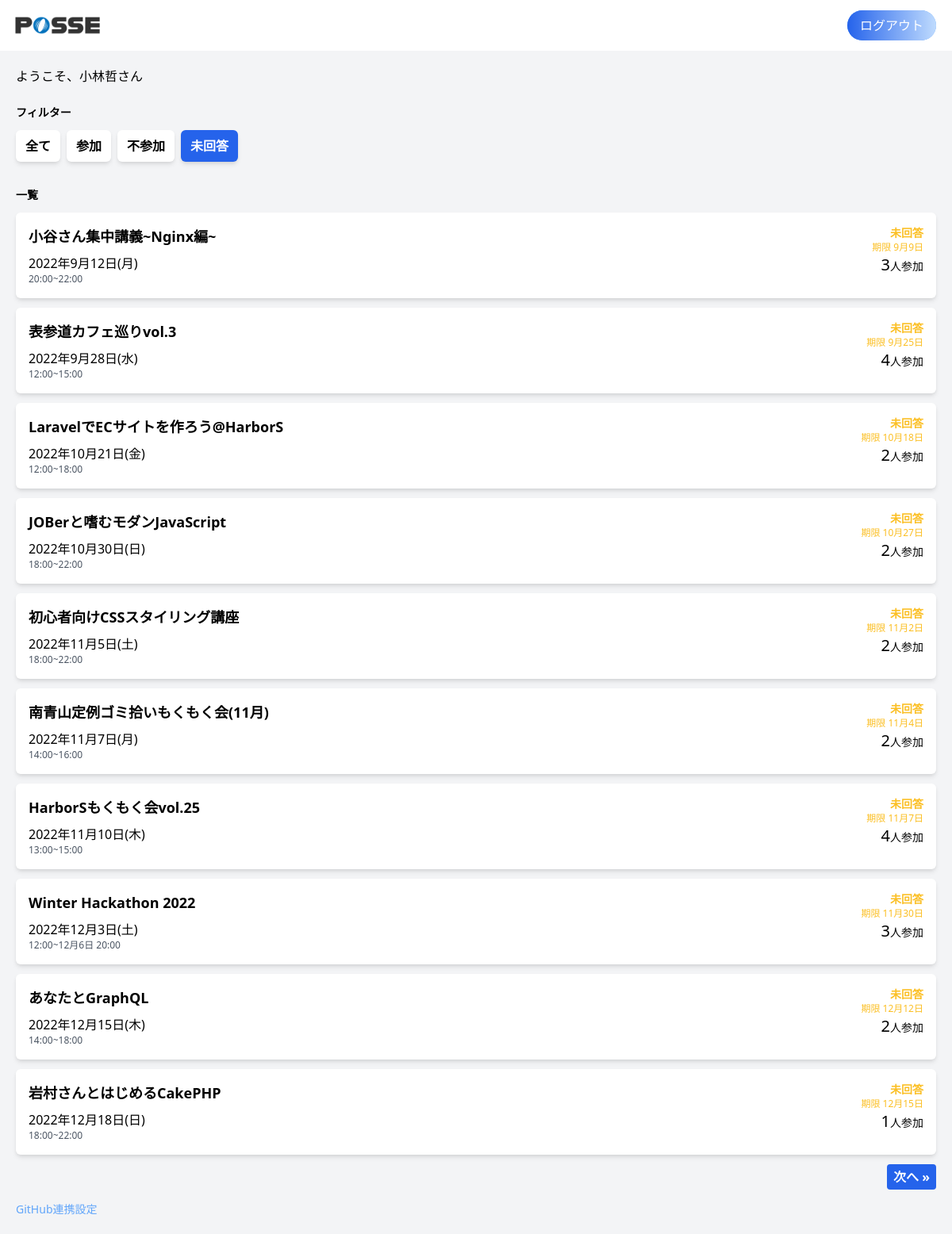
The app's page /?status=not_submitted (signed in) with its own data.
### tables this page shows
CREATE TABLE events (
  id INT AUTO_INCREMENT NOT NULL PRIMARY KEY,
  name VARCHAR(255) NOT NULL,
  start_at DATETIME,
  end_at DATETIME,
  detail VARCHAR(255),
  created_at DATETIME DEFAULT CURRENT_TIMESTAMP,
  updated_at DATETIME DEFAULT CURRENT_TIMESTAMP ON UPDATE CURRENT_TIMESTAMP,
  deleted_at DATETIME
);

### src/index.php (the view, shortened to what this page needs)
<?php
require('dbconnect.php');
$stmt = $db->query('SELECT events.id, events.name, events.start_at, events.end_at, count(status = "presence" or null) AS total_participants FROM events LEFT JOIN event_attendance ON events.id = event_attendance.event_id GROUP BY events.id ORDER BY events.start_at ASC');
$events = $stmt->fetchAll();
$stmt = $db->prepare('SELECT event_id, status FROM event_attendance WHERE user_id = ?');
$stmt->execute([$_SESSION['user_id']]);
$eventAttendances = $stmt->fetchAll();
$stmt = $db->prepare('SELECT event_id FROM event_attendance WHERE user_id = ? AND status="not_submitted"');
$stmt->execute([$_SESSION['user_id']]);
$eventNotsubmittedId = $stmt->fetchAll();
$pageStatus = isset($_GET['status']) ? htmlspecialchars($_GET['status']) : '';
if ($pageStatus === 'not_submitted') {
  $eventNotsubmittedArray = [];
  foreach ($events as $event) {
    foreach ($eventNotsubmittedId as $ID) {
      if ($event['id'] === $ID['event_id']) {
        array_push($eventNotsubmittedArray, $event);
        break;
      }
    }
  }
}
function get_day_of_week($w)
{
  $day_of_week_list = ['日', '月', '火', '水', '木', '金', '土'];
  return $day_of_week_list["$w"];
}
?>
<!DOCTYPE html>
<html lang="ja">
<head>
  <link href="https://unpkg.com/tailwindcss@^2/dist/tailwind.min.css" rel="stylesheet">
</head>
<body>
  <header class="h-16">
    <div class="flex justify-between items-center w-full h-full mx-auto pl-2 pr-5">
      <div class="h-full">
        <img src="img/header-logo.png" alt="" class="h-full">
      </div>
      <div>
        <a href="/auth/logout" class="text-white bg-blue-400 px-4 py-2 rounded-3xl bg-gradient-to-r from-blue-600 to-blue-200">ログアウト</a>
      </div>
    </div>
  </header>
  <main class="bg-gray-100">
    <div class="w-full h-full mx-auto p-5">
      <p class="mb-6">ようこそ、<?= $_SESSION['user_name'] ?>さん</p>
      <div id="filter" class="mb-8">
        <h2 class="text-sm font-bold mb-3">フィルター</h2>
        <div class="flex">
          <?php
          switch ($pageStatus) {
          ?>
            <?php
            case 'not_submitted':
            ?>
              <a href="/" class="px-3 py-2 text-md font-bold mr-2 rounded-md shadow-md bg-white ">全て</a>
              <a href="?status=presence" class="px-3 py-2 text-md font-bold mr-2 rounded-md shadow-md bg-white">参加</a>
              <a href="?status=absence" class="px-3 py-2 text-md font-bold mr-2 rounded-md shadow-md bg-white">不参加</a>
              <a href="?status=not_submitted" class="px-3 py-2 text-md font-bold mr-2 rounded-md shadow-md bg-blue-600 text-white ">未回答</a>
          <?php
              break;
          }
          ?>
        </div>
      </div>
      <div id="events-list">
        <div class="flex justify-between items-center mb-3">
          <h2 class="text-sm font-bold">一覧</h2>
        </div>
        <?php
        $futureEvents = [];
        if ($pageStatus === 'presence') {
          $displayEvent = $eventPresentArray;
        } elseif ($pageStatus === 'absence') {
          $displayEvent = $eventAbsentArray;
        } elseif ($pageStatus === 'not_submitted') {
          $displayEvent = $eventNotsubmittedArray;
        } else {
          $displayEvent = $events;
        }
        foreach ($displayEvent as $event) {
          array_push($futureEvents, $event);
        }
        ?>
        <?php
        $events_num = count($futureEvents);
        $max_page = ceil($events_num / MAX);
        if (!isset($_GET['page'])) {
          $page = 1;
        } else {
          $page = (int)htmlspecialchars($_GET['page']);
        }
        function paging($max_page, $page = 1)
        {
          global $pageStatus;
          $next = min($page + 1, $max_page);
        ?>
          <div class="flex justify-between pb-3">
            <?php
            if ($page < $max_page) {
            ?>
              <a href="?page=<?= $next ?>&status=<?= $pageStatus ?>" class="block w-fit px-2 py-1 bg-blue-600 text-base text-white font-semibold rounded hover:bg-blue-500">次へ &raquo;</a>
            <?php
            }
            ?>
          </div>
        <?php
        }
        $startNo = ($page - 1) * MAX;
        $disp_data = array_slice($futureEvents, $startNo, MAX, true);
        foreach ($disp_data as $event) :
          $start_date = strtotime($event['start_at']);
          $end_date = strtotime($event['end_at']);
          $day_of_week = get_day_of_week(date("w", $start_date));
          $eventAttendanceIndex = array_search($event['id'], array_column($eventAttendances, 'event_id'));
          if ($eventAttendanceIndex === false) {
            $status = 'not_submitted';
          } else {
            $status = $eventAttendances[$eventAttendanceIndex]['status'];
          }
        ?>
          <div class="card bg-white mb-3 p-4 flex justify-between rounded-md shadow-md" id="event-<?php echo $event['id']; ?>">
            <div>
              <h3 class="font-bold text-lg mb-2"><span class="modal-open cursor-pointer hover:underline"><?php echo $event['name'] ?></span></h3>
              <p><?= date("Y年n月j日($day_of_week)", $start_date); ?></p>
              <p class="text-xs text-gray-600">
                <?php
                if (date('Y-m-d', $start_date) === date('Y-m-d', $end_date)) {
                  echo date('G:i', $start_date) . '~' . date('G:i', $end_date);
                } else {
                  echo date('G:i', $start_date) . '~' . date('n月j日 G:i', $end_date);
                }
                ?>
              </p>
            </div>
            <div class="flex flex-col justify-between text-right">
              <div>
                <?php if ($status === 'presence') : ?>
                  <p class="text-sm font-bold text-green-400">参加</p>
                <?php elseif ($status === 'absence') : ?>
                  <p class="text-sm font-bold text-gray-300">不参加</p>
                <?php elseif ($status === 'not_submitted') : ?>
                  <p class="text-sm font-bold text-yellow-400">未回答</p>
                  <p class="text-xs text-yellow-400 w-20">期限 <?php echo date("n月j日", strtotime('-3 day', $start_date)); ?></p>
                <?php endif; ?>
              </div>
              <p class="text-sm w-20 mb-3 cursor-pointer" onclick="switchParticipantsDisp(<?= $event['id'] ?>)"><span class="text-xl"><?php echo $event['total_participants']; ?></span>人参加</p>
            </div>
          </div>
        <?php endforeach;
        paging($max_page, $page);
        ?>
      </div>
      <div>
        <a href="/auth/github/setting" class="text-sm text-blue-400 my-3">GitHub連携設定</a>
      </div>
    </div>
  </main>
</body>
</html>

### records on screen
events: name "小谷さん集中講義~Nginx編~", start_at "2022年9月12日(月)", start_at "20:00", end_at "22:00", start_at "9月9日", total_participants "3"
events: name "表参道カフェ巡りvol.3", start_at "2022年9月28日(水)", start_at "12:00", end_at "15:00", start_at "9月25日", total_participants "4"
events: name "LaravelでECサイトを作ろう@HarborS", start_at "2022年10月21日(金)", start_at "12:00", end_at "18:00", start_at "10月18日", total_participants "2"
events: name "JOBerと嗜むモダンJavaScript", start_at "2022年10月30日(日)", start_at "18:00", end_at "22:00", start_at "10月27日", total_participants "2"
events: name "初心者向けCSSスタイリング講座", start_at "2022年11月5日(土)", start_at "18:00", end_at "22:00", start_at "11月2日", total_participants "2"
events: name "南青山定例ゴミ拾いもくもく会(11月)", start_at "2022年11月7日(月)", start_at "14:00", end_at "16:00", start_at "11月4日", total_participants "2"
events: name "HarborSもくもく会vol.25", start_at "2022年11月10日(木)", start_at "13:00", end_at "15:00", start_at "11月7日", total_participants "4"
events: name "Winter Hackathon 2022", start_at "2022年12月3日(土)", start_at "12:00", end_at "12月6日 20:00", start_at "11月30日", total_participants "3"
events: name "あなたとGraphQL", start_at "2022年12月15日(木)", start_at "14:00", end_at "18:00", start_at "12月12日", total_participants "2"
events: name "岩村さんとはじめるCakePHP", start_at "2022年12月18日(日)", start_at "18:00", end_at "22:00", start_at "12月15日", total_participants "1"

### other values on screen
$_SESSION['user_name'] "小林哲"
